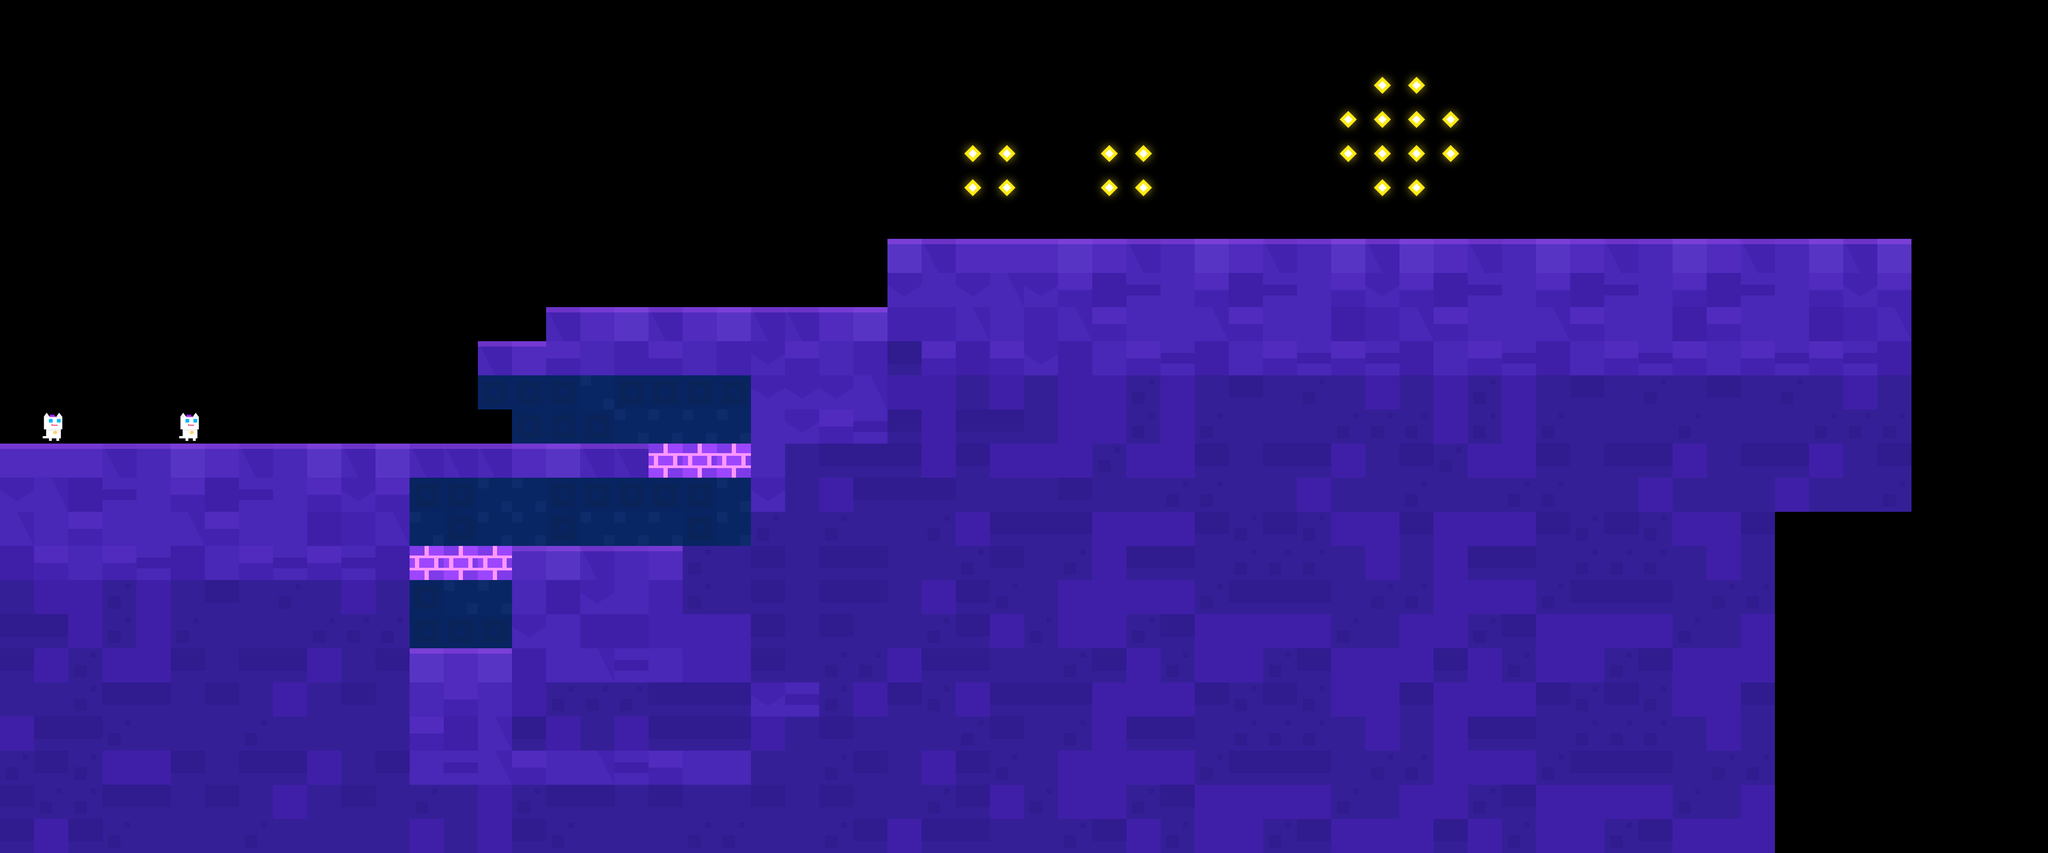

Tiled map render using the project's own tile images. Description and the map definition, with tile-layer contents summarised, below:
An orthogonal 60x25 tile map with 64x64 px tiles, 2 tile layers (mainBG, main) and 18 objects (4x Event, 2x npc, player, ShowCoins, Applause).

<map version="1.0" orientation="orthogonal" renderorder="right-down" width="60" height="25" tilewidth="64" tileheight="64" nextobjectid="3511">
 <properties>
  <property name="bg" value="lyBG7_1" />
 </properties>
 <tileset firstgid="1" name="forest" tilewidth="70" tileheight="70">
  <tileoffset x="-3" y="3" />
  <image source="forest_intro.png" width="700" height="980" />
  <tile id="0">
   <properties>
    <property name="maxX" value="21" />
    <property name="maxY" value="15" />
    <property name="x" value="15" />
    <property name="y" value="11" />
   </properties>
  </tile>
 </tileset>
 <layer name="mainBG" width="60" height="25">
  <data>[1500 cells, 51 non-empty, 6 distinct tile ids]</data>
 </layer>
 <layer name="main" width="60" height="25">
  <data>[1500 cells, 851 non-empty, 21 distinct tile ids]</data>
 </layer>
 <objectgroup name="objConfig">
  <object id="3468" type="player" gid="120" x="768" y="1216" />
  <object id="3505" name="Flash" type="npc" gid="101" x="320" y="832" />
  <object id="3506" type="npc" gid="101" x="64" y="832" />
 </objectgroup>
 <objectgroup name="triggerConfig">
  <object id="3490" name="Story1" type="Event" gid="101" x="896" y="832" />
  <object id="3491" name="Story1" type="Event" gid="101" x="832" y="832" />
  <object id="3492" name="Story1" type="Event" gid="101" x="768" y="832" />
  <object id="3507" name="Story1" type="Event" gid="101" x="704" y="832" />
  <object id="3509" name="coinList1" type="ShowCoins" gid="104" x="512" y="896" />
  <object id="3510" name="12,0,0,0" type="Applause" gid="105" x="2560" y="256" />
 </objectgroup>
 <objectgroup name="coinList1">
  <object id="3495" gid="81" x="384" y="704" />
  <object id="3496" gid="81" x="448" y="704" />
  <object id="3497" gid="81" x="512" y="704" />
  <object id="3498" gid="81" x="384" y="640" />
  <object id="3499" gid="81" x="448" y="640" />
  <object id="3500" gid="81" x="512" y="640" />
  <object id="3501" gid="81" x="384" y="576" />
  <object id="3502" gid="81" x="448" y="576" />
  <object id="3503" gid="81" x="512" y="576" />
 </objectgroup>
</map>
